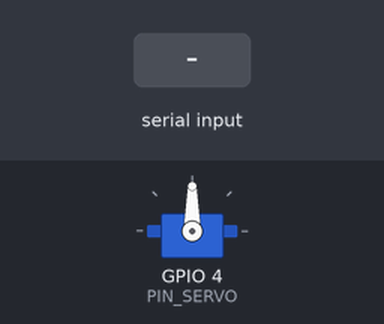
Simulated run of this sketch. Board: ESP32-S3. Shown: servo. The test bench sets the inputs (shaded band). What the sketch prints to the serial monitor is not drawn.

Above: at 2.0 s.
2.1 s: "90 45\n" received over Serial
At 3.5 s:
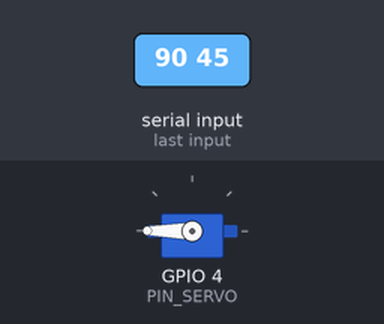
4.0 s: "S90\n" received over Serial
At 4.17 s:
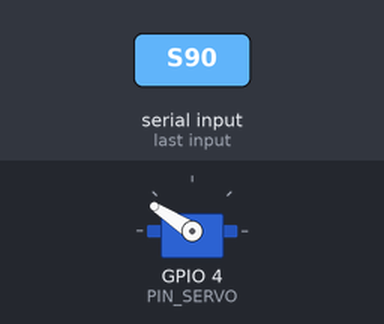
7.0 s: "-\n" received over Serial
At 7.17 s:
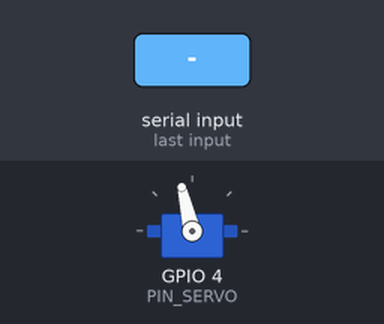
10.0 s: "?\n" received over Serial
13.0 s: "C90\n" received over Serial
14.8 s: "30 150\n" received over Serial
At 15.18 s:
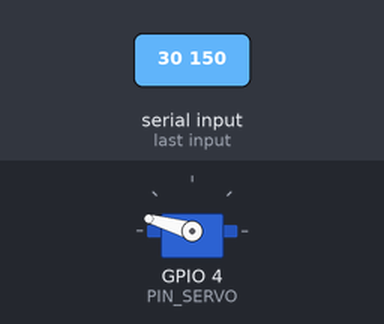
Timing chart, 0 to 17.7 s (numbered marks = the images above; inputs shaded):
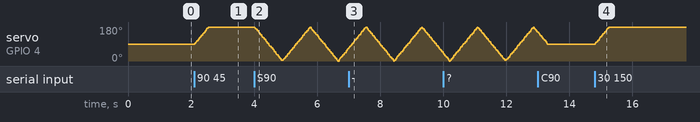

Measured:
- after the input at 2.1 s, servo on GPIO 4 (PIN_SERVO): moves from 90° to 180° over 0.42 s, starting at once
- after the input at 14.8 s, servo on GPIO 4 (PIN_SERVO): moves from 90° to 180° over 0.42 s, starting at once

The sketch:

esp32s3_servo.ino
```cpp
/*
 * ============================================================
 *  ESP32-S3 舵机串口控制（Arduino IDE）
 * ============================================================
 *
 * 功能：
 *   - 上电后舵机停在 INIT_ANGLE（默认 90 度）
 *   - 串口按行输入角度（0~180），舵机平滑转过去
 *
 * --------------------------- 命令表 ---------------------------
 *   90            转到 90 度（只写数字即可，0~180，超出自动夹紧）
 *   C             回中（INIT_ANGLE）
 *   S             往返扫动演示（0 <-> 180），再发一次 S 停止
 *   D             detach，松开舵机（不再输出脉冲，不会抖、不发热）
 *   A             重新 attach，恢复输出（会自动回到当前角度）
 *   ?             查询当前角度
 *
 * 每个回车算一条命令，回显格式：
 *   OK <目标角度>  执行成功
 *   ERR <原因>     命令非法
 *
 * ---------------------- 关于串口输出（重要） ----------------------
 * ESP32-S3 上 "Serial" 到底连哪个硬件，取决于 Tools -> USB CDC On Boot：
 *
 *   USB CDC On Boot = Disabled  ->  Serial = UART0（CH340/CP2102 那个口）
 *   USB CDC On Boot = Enabled   ->  Serial = 原生 USB（HWCDC/TinyUSB）
 *
 * 这是 S3 上最常见的"烧进去了但串口监视器一片空白"的原因：口设成
 * Enabled 之后，Serial.print 全跑到原生 USB 上去了，CH340 上什么都没有。
 *
 * 本文件用 CONSOLE 统一输出：UART0(Serial0) 永远有输出；如果 CDC 也被
 * 启用，再同时往原生 USB 镜像一份。这样两种设置下都能看到。
 * 输入同样两个口都收。
 *
 * --------------------------- 接线 ---------------------------
 *   舵机信号线(橙/黄) -> GPIO4
 *   舵机电源 红线     -> 外部 5V 电源正极（不要用板子 5V/USB 直接带大舵机）
 *   舵机地线 棕/黑    -> 外部电源负极，并且和 ESP32-S3 的 GND 连在一起（共地！）
 *
 * ------------------------ Arduino IDE 设置 ------------------------
 *   开发板：ESP32S3 Dev Module
 *   库    ：库管理器搜索安装 "ESP32Servo"
 *   串口监视器波特率 115200，行结束符 "Newline"
 * ============================================================
 */

#include <ESP32Servo.h>

/* ==================== 1. 可调参数 ==================== */
const uint8_t PIN_SERVO = 4;          /* 舵机信号脚，按实际接线改 */

const int INIT_ANGLE  = 90;           /* 上电初始角度 */
const int ANGLE_MIN   = 0;            /* 机械行程下限，装上机构后建议收紧 */
const int ANGLE_MAX   = 180;          /* 机械行程上限，防止顶死堵转 */

/* 脉宽标定：SG90/MG90S 常见 500~2400us；若 0 度和 180 度到不了位，
 * 就微调这两个值（比如 600 / 2400）。 */
const int PULSE_MIN_US = 500;
const int PULSE_MAX_US = 2400;

const int MOVE_SPEED_DPS = 240;       /* 转动速度：度/秒，0 = 立即到位 */
const int UPDATE_MS      = 20;        /* 平滑刷新周期 */

const unsigned long SERIAL_BAUD = 115200;

/* ==================== 2. 串口双路输出 ==================== */
/* ARDUINO_USB_CDC_ON_BOOT = 1 时 Serial 是原生 USB；此时额外镜像一份。
 * = 0 时 Serial 就是 Serial0，不需要重复打印。 */
#if defined(ARDUINO_USB_CDC_ON_BOOT) && (ARDUINO_USB_CDC_ON_BOOT)
  #define CONSOLE_MIRROR_USB 1
#else
  #define CONSOLE_MIRROR_USB 0
#endif

void consoleBegin() {
  Serial0.begin(SERIAL_BAUD);          /* UART0：CH340 那个口，永远可用 */
#if CONSOLE_MIRROR_USB
  Serial.begin(SERIAL_BAUD);           /* 原生 USB CDC，没插线也不影响运行 */
#endif
}

template <typename T> void conPrint(const T &v) {
  Serial0.print(v);
#if CONSOLE_MIRROR_USB
  Serial.print(v);
#endif
}

void conPrintln() {
  Serial0.println();
#if CONSOLE_MIRROR_USB
  Serial.println();
#endif
}

template <typename T> void conPrintln(const T &v) {
  Serial0.println(v);
#if CONSOLE_MIRROR_USB
  Serial.println(v);
#endif
}

/* 两个口都可能有字节进来 */
bool consoleAvailable() {
  if (Serial0.available() > 0) return true;
#if CONSOLE_MIRROR_USB
  if (Serial.available() > 0) return true;
#endif
  return false;
}

int consoleRead() {
  if (Serial0.available() > 0) return Serial0.read();
#if CONSOLE_MIRROR_USB
  if (Serial.available() > 0) return Serial.read();
#endif
  return -1;
}

/* ==================== 3. 全局状态 ==================== */
Servo servo;

int  curAngle = INIT_ANGLE;           /* 当前已输出的角度 */
int  tgtAngle = INIT_ANGLE;           /* 目标角度 */
bool attached = false;                /* 舵机是否处于 attach 状态 */

unsigned long lastStepMs = 0;

bool sweepMode = false;               /* 扫动演示进行中 */
bool sweepUp   = true;
unsigned long lastSweepMs = 0;

/* ==================== 4. 舵机基本操作 ==================== */

void attachServo() {
  if (attached) return;
  servo.attach(PIN_SERVO, PULSE_MIN_US, PULSE_MAX_US);
  servo.write(curAngle);              /* 挂上瞬间先给当前角度，避免乱甩 */
  attached = true;
}

void detachServo() {
  if (!attached) return;
  servo.detach();
  attached = false;
}

int clampAngle(long a) {
  if (a < ANGLE_MIN) a = ANGLE_MIN;
  if (a > ANGLE_MAX) a = ANGLE_MAX;
  return (int)a;
}

void setTarget(int a) {
  tgtAngle = clampAngle(a);
  attachServo();
  lastStepMs = millis();
}

/* 非阻塞平滑：每 UPDATE_MS 把 curAngle 往 tgtAngle 推一点 */
void updateMotion() {
  if (!attached) return;
  if (curAngle == tgtAngle) return;

  unsigned long now = millis();
  unsigned long dt  = now - lastStepMs;
  if (dt < (unsigned long)UPDATE_MS) return;
  lastStepMs = now;

  int step;
  if (MOVE_SPEED_DPS <= 0) {
    step = 180;                       /* 立即到位 */
  } else {
    step = (int)((long)MOVE_SPEED_DPS * (long)dt / 1000);
    if (step < 1) step = 1;
  }

  if (curAngle < tgtAngle) {
    curAngle += step;
    if (curAngle > tgtAngle) curAngle = tgtAngle;
  } else {
    curAngle -= step;
    if (curAngle < tgtAngle) curAngle = tgtAngle;
  }
  servo.write(curAngle);
}

/* 扫动演示：到位后自动换方向 */
void updateSweep() {
  if (!sweepMode) return;
  if (curAngle != tgtAngle) return;    /* 还在路上 */

  unsigned long now = millis();
  if (now - lastSweepMs < 400) return; /* 端点停一下，别来回抽搐 */

  lastSweepMs = now;
  if (curAngle >= ANGLE_MAX) sweepUp = false;
  if (curAngle <= ANGLE_MIN) sweepUp = true;
  setTarget(sweepUp ? ANGLE_MAX : ANGLE_MIN);
}

/* ==================== 5. 串口命令 ==================== */

char    lineBuf[24];
uint8_t lineLen = 0;

/* 回复的是"目标角度"，不是当前角度 —— 因为是平滑移动，
 * 回复那一刻舵机还在半路上，报 curAngle 会让人以为没收到命令。 */
void replyOK() {
  conPrint("OK ");
  conPrintln(tgtAngle);
}

void replyErr(const char *why) {
  conPrint("ERR ");
  conPrintln(why);
}

/* 判断整行是不是纯数字（允许前面一个负号） */
bool isNumber(const char *s) {
  if (*s == '-' || *s == '+') s++;
  if (*s == '\0') return false;
  while (*s) {
    if (*s < '0' || *s > '9') return false;
    s++;
  }
  return true;
}

void execLine(char *s) {
  /* 去掉尾部空白 */
  int n = strlen(s);
  while (n > 0 && (s[n - 1] == ' ' || s[n - 1] == '\t')) s[--n] = '\0';

  if (n == 0) return;

  /* 1) 纯数字 -> 直接当角度 */
  if (isNumber(s)) {
    long a = atol(s);
    sweepMode = false;
    if (a < ANGLE_MIN || a > ANGLE_MAX) {
      conPrint("# 超出范围，已夹紧到 ");
      conPrint(clampAngle(a));
      conPrintln(" 度");
    }
    setTarget((int)a);
    replyOK();
    return;
  }

  /* 2) 字母命令（大小写都认） */
  char c = s[0];
  if (c >= 'a' && c <= 'z') c = (char)(c - 'a' + 'A');

  switch (c) {
    case 'C':                          /* 回中 */
      sweepMode = false;
      setTarget(INIT_ANGLE);
      replyOK();
      break;

    case 'S':                          /* 扫动演示 开/关 */
      sweepMode = !sweepMode;
      if (sweepMode) {
        sweepUp = (curAngle < (ANGLE_MIN + ANGLE_MAX) / 2);
        lastSweepMs = 0;
        setTarget(sweepUp ? ANGLE_MAX : ANGLE_MIN);
        conPrintln("# 扫动演示开始，再发 S 停止");
      } else {
        conPrintln("# 扫动演示停止");
      }
      replyOK();
      break;

    case 'D':                          /* 松开舵机 */
      sweepMode = false;
      detachServo();
      conPrintln("# 已 detach，舵机不再出力（手动可以扳动）");
      replyOK();
      break;

    case 'A':                          /* 重新挂上 */
      attachServo();
      conPrintln("# 已 attach");
      replyOK();
      break;

    case '?':                          /* 查询 */
      conPrint("# 当前 ");
      conPrint(curAngle);
      conPrint(" 度，目标 ");
      conPrint(tgtAngle);
      conPrint(" 度，");
      conPrintln(attached ? "已 attach" : "已 detach");
      replyOK();
      break;

    default:
      replyErr("未知命令（输入 0~180 的数字，或 C/S/D/A/?）");
      break;
  }
}

void handleSerial() {
  while (consoleAvailable()) {
    int r = consoleRead();
    if (r < 0) break;
    char c = (char)r;

    if (c == '\n' || c == '\r') {
      if (lineLen > 0) {
        lineBuf[lineLen] = '\0';
        execLine(lineBuf);
        lineLen = 0;
      }
    } else if (c != ' ' && c != '\t') {
      if (lineLen < sizeof(lineBuf) - 1) lineBuf[lineLen++] = c;
      else lineLen = 0;                /* 超长行丢弃，防乱码卡死 */
    }
  }
}

/* ==================== 6. setup / loop ==================== */
void setup() {
  consoleBegin();
  delay(500);                          /* 等 USB CDC 枚举，别把开机提示丢了 */

  servo.setPeriodHertz(50);            /* 50Hz 标准舵机频率，必须 attach 之前设置 */
  attachServo();
  servo.write(INIT_ANGLE);
  curAngle = tgtAngle = INIT_ANGLE;
  delay(300);                          /* 给舵机一点时间走到 90 度 */

  conPrintln();
  conPrintln("=== ESP32-S3 Servo Ready ===");
  conPrint("# 初始角度 ");
  conPrint(INIT_ANGLE);
  conPrint(" 度，行程 ");
  conPrint(ANGLE_MIN);
  conPrint(" ~ ");
  conPrint(ANGLE_MAX);
  conPrintln(" 度");
  conPrintln("# 输入角度(如 45)回车即可；C=回中 S=扫动 D=松开 A=挂上 ?=查询");
}

void loop() {
  handleSerial();
  updateMotion();
  updateSweep();
}
```
